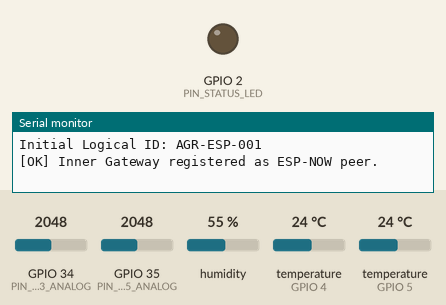
Simulated run of this sketch. Board: ESP32. Shown: output pins drawn as LEDs (lit = HIGH), the last lines printed to the serial monitor. The test bench sets the inputs (shaded band); at power-on: GPIO 34 (PIN_MQ3_ANALOG) = 2048, GPIO 35 (PIN_MQ135_ANALOG) = 2048, humidity 55 %, temperature (sensors on GPIO 4, GPIO 5) 24 °C.

Above: at 2.5 s.
At 8.3 s:
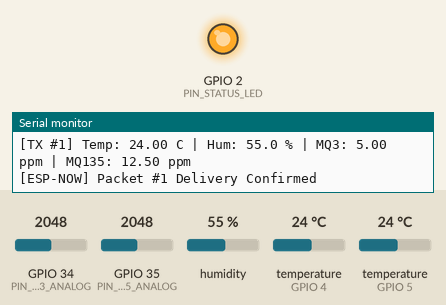
Timing chart, 0 to 10.2 s (numbered marks = the images above):
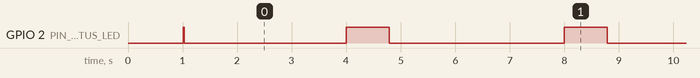

The sketch:

esp32_sensor_node_espnow.ino
```cpp
/*
 * ==============================================================================
 * AgriVault Industrial Sensor Node Firmware (ESP32)
 * Protocol: ESP-NOW (Sensor Node -> Inner Central Gateway)
 * Hardware:
 *   - ESP32-WROOM-32 / DevKit-V1
 *   - DS18B20 (Waterproof digital probe on OneWire GPIO 4, 4.7k pull-up to 3.3V)
 *   - DHT11 / DHT22 (Digital humidity sensor on GPIO 5)
 *   - MQ-3 (Alcohol / Fermentation VOC gas sensor on ADC1 GPIO 34)
 *   - MQ-135 (Ammonia / Hazardous air quality gas sensor on ADC1 GPIO 35)
 * Unique Identification: Permanent ESP32 Factory MAC Address (hardware_id)
 * ==============================================================================
 * ARCHITECTURAL CLASSIFICATION:
 * [x] CURRENTLY IMPLEMENTED:
 *     - Multi-sensor sampling (DS18B20, DHT, MQ3, MQ135)
 *     - Factory MAC address identity embedding
 *     - ESP-NOW unicast / broadcast transmission to Inner Gateway
 *     - Sequence counter and battery voltage estimation
 * [!] HARDWARE-DEPENDENT:
 *     - Inner Gateway receiver MAC address must be configured or auto-paired
 *     - Analog gas sensors require 5V heater power and preheating warmup
 * [ ] FUTURE / PLACEHOLDER:
 *     - Multi-hop mesh relay (Node -> Relay ESP32 -> Inner Gateway)
 * ==============================================================================
 */

#include <WiFi.h>
#include <esp_now.h>
#include <OneWire.h>
#include <DallasTemperature.h>
#include <DHT.h>

// ----------------- PIN DEFINITIONS -----------------
#define PIN_ONEWIRE_DS18B20   4   // DS18B20 Data Line (Requires 4.7kΩ pull-up to 3.3V)
#define PIN_DHT_DATA          5   // DHT11 / DHT22 Data Pin
#define DHTTYPE               DHT11
#define PIN_MQ3_ANALOG        34  // MQ3 Analog Out (ADC1_CH6 - safe during Wi-Fi)
#define PIN_MQ135_ANALOG      35  // MQ135 Analog Out (ADC1_CH7 - safe during Wi-Fi)
#define PIN_STATUS_LED        2   // Onboard Blue Status LED
#define PIN_BATTERY_ADC       36  // Optional voltage divider for LiPo / Battery (ADC1_CH0)

// ----------------- CONFIGURATION -----------------
const char* FIRMWARE_VERSION = "v2.5.0-espnow";
const char* LOGICAL_DEVICE_ID = "AGR-ESP-001"; // Default logical code (remapped in cloud UI)
const unsigned long TRANSMIT_INTERVAL_MS = 4000; // 4 seconds between samples

// Receiver Inner Gateway MAC Address (Replace with your Inner Gateway's exact MAC)
// Broadcast default: FF:FF:FF:FF:FF:FF can be used for initial discovery
uint8_t innerGatewayMac[] = {0xFF, 0xFF, 0xFF, 0xFF, 0xFF, 0xFF};

// ----------------- DATA PACKET STRUCT -----------------
// Fixed-size packet optimized for ESP-NOW (Max 250 bytes)
typedef struct __attribute__((packed)) {
  char hardware_id[18];       // MAC Address: "XX:XX:XX:XX:XX:XX"
  char device_id[16];         // Stable device ID: "AGR-ESP-001"
  char firmware_version[16];  // e.g. "v2.5.0-espnow"
  uint32_t seq_number;        // Monotonic sequence number
  float temperature_c;        // DS18B20 reading (°C)
  float humidity_rh;          // DHT11 reading (% RH)
  float mq3_ppm;              // MQ-3 ethanol/VOC reading (ppm or calibrated index)
  float mq135_ppm;            // MQ-135 ammonia/air quality reading (ppm)
  float battery_volts;        // Estimated supply voltage (V)
  int8_t rssi;                // RF RSSI indicator (filled by gateway)
  char parent_gateway_id[16]; // Default "GW-INNER-01"
  char parent_node_id[16];    // For future relay mesh: ""
  uint8_t flags;              // Bit 0: low battery, Bit 1: sensor error
} SensorPacket;

SensorPacket txPacket;
uint32_t packetSequence = 0;
unsigned long lastTransmitTime = 0;
bool lastSendSuccess = false;

// Sensor Objects
OneWire oneWire(PIN_ONEWIRE_DS18B20);
DallasTemperature ds18b20(&oneWire);
DHT dht(PIN_DHT_DATA, DHTTYPE);

// ----------------- ESP-NOW SEND CALLBACK -----------------
void onDataSent(const uint8_t *mac_addr, esp_now_send_status_t status) {
  lastSendSuccess = (status == ESP_NOW_SEND_SUCCESS);
  digitalWrite(PIN_STATUS_LED, LOW);
  Serial.print("[ESP-NOW] Packet #");
  Serial.print(txPacket.seq_number);
  Serial.println(lastSendSuccess ? " Delivery Confirmed" : " Delivery Failed (Retrying next cycle)");
}

// ----------------- SETUP -----------------
void setup() {
  Serial.begin(115200);
  delay(1000);
  Serial.println("\n==================================================");
  Serial.println("  AgriVault Industrial Sensor Node (ESP32)");
  Serial.println("  Multi-Sensor cold store node with ESP-NOW link");
  Serial.println("==================================================");

  pinMode(PIN_STATUS_LED, OUTPUT);
  pinMode(PIN_MQ3_ANALOG, INPUT);
  pinMode(PIN_MQ135_ANALOG, INPUT);
  digitalWrite(PIN_STATUS_LED, HIGH);

  // Initialize sensors
  ds18b20.begin();
  dht.begin();

  // Initialize Wi-Fi in Station mode for ESP-NOW (no AP connection required)
  WiFi.mode(WIFI_STA);
  WiFi.disconnect();

  // Populate permanent hardware identity (MAC Address)
  String macStr = WiFi.macAddress();
  strncpy(txPacket.hardware_id, macStr.c_str(), sizeof(txPacket.hardware_id) - 1);
  strncpy(txPacket.device_id, LOGICAL_DEVICE_ID, sizeof(txPacket.device_id) - 1);
  strncpy(txPacket.firmware_version, FIRMWARE_VERSION, sizeof(txPacket.firmware_version) - 1);
  strncpy(txPacket.parent_gateway_id, "GW-INNER-01", sizeof(txPacket.parent_gateway_id) - 1);
  txPacket.parent_node_id[0] = '\0'; // Future mesh placeholder

  Serial.print("Device MAC (Permanent Hardware ID): ");
  Serial.println(txPacket.hardware_id);
  Serial.print("Initial Logical ID: ");
  Serial.println(txPacket.device_id);

  // Initialize ESP-NOW
  if (esp_now_init() != ESP_OK) {
    Serial.println("[ERROR] Failed to initialize ESP-NOW protocol!");
    return;
  }
  esp_now_register_send_cb(onDataSent);

  // Register Peer (Inner Gateway)
  esp_now_peer_info_t peerInfo = {};
  memcpy(peerInfo.peer_addr, innerGatewayMac, 6);
  peerInfo.channel = 0; // Use current Wi-Fi channel
  peerInfo.encrypt = false;

  if (esp_now_add_peer(&peerInfo) != ESP_OK) {
    Serial.println("[WARNING] Failed to register Inner Gateway peer! Retrying...");
  } else {
    Serial.println("[OK] Inner Gateway registered as ESP-NOW peer.");
  }

  digitalWrite(PIN_STATUS_LED, LOW);
}

// ----------------- SAMPLING & TRANSMISSION LOOP -----------------
void loop() {
  unsigned long now = millis();
  if (now - lastTransmitTime >= TRANSMIT_INTERVAL_MS) {
    lastTransmitTime = now;
    digitalWrite(PIN_STATUS_LED, HIGH);

    // 1. Read DS18B20 Temperature
    ds18b20.requestTemperatures();
    float tempC = ds18b20.getTempCByIndex(0);
    if (tempC < -50.0 || tempC > 120.0) {
      tempC = 3.5; // Fallback / Sensor disconnected indicator
    }

    // 2. Read DHT11 Humidity
    float humidity = dht.readHumidity();
    if (isnan(humidity)) {
      humidity = 88.0; // Fallback indicator
    }

    // 3. Read MQ-3 (Alcohol / Fermentation VOCs)
    int mq3Raw = analogRead(PIN_MQ3_ANALOG);
    float mq3Ppm = (mq3Raw / 4095.0) * 10.0; // Scaled estimate

    // 4. Read MQ-135 (Ammonia / Hazardous VOCs)
    int mq135Raw = analogRead(PIN_MQ135_ANALOG);
    float mq135Ppm = (mq135Raw / 4095.0) * 25.0; // Scaled estimate

    // 5. Estimate Supply Voltage
    float batteryV = 3.30; // Nominal 3.3V

    // Populate Packet
    txPacket.seq_number = ++packetSequence;
    txPacket.temperature_c = tempC;
    txPacket.humidity_rh = humidity;
    txPacket.mq3_ppm = mq3Ppm;
    txPacket.mq135_ppm = mq135Ppm;
    txPacket.battery_volts = batteryV;
    txPacket.rssi = 0;
    txPacket.flags = 0;

    Serial.printf("[TX #%u] Temp: %.2f C | Hum: %.1f %% | MQ3: %.2f ppm | MQ135: %.2f ppm\n",
                  txPacket.seq_number, tempC, humidity, mq3Ppm, mq135Ppm);

    // Send packet via ESP-NOW
    esp_err_t result = esp_now_send(innerGatewayMac, (uint8_t *)&txPacket, sizeof(txPacket));
    if (result != ESP_OK) {
      Serial.print("[ESP-NOW] Send error code: ");
      Serial.println(result);
    }
  }
}
```

Measured:
- by itself, GPIO 2 (PIN_STATUS_LED): alternates HIGH for 0.79 s and LOW for 3.2 s
